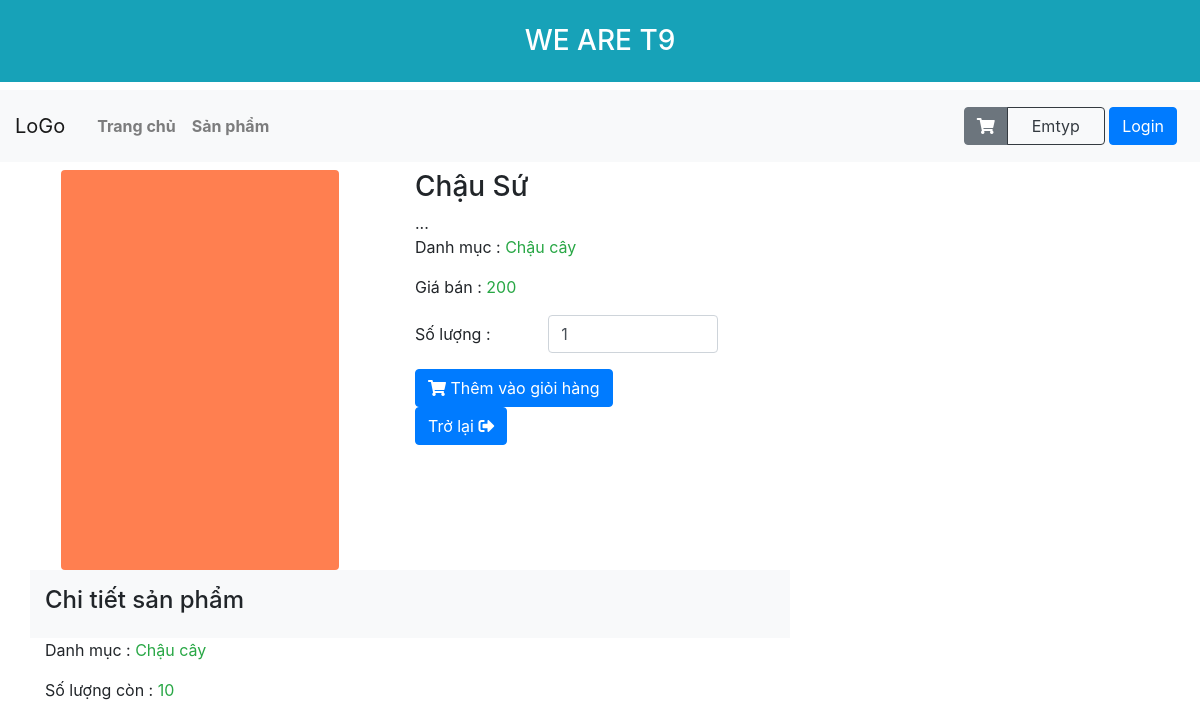
Page /detail.php?proid=SP02 on the committed database.
### tables this page shows
CREATE TABLE `sanpham` (
  `MaSanPham` varchar(15) NOT NULL,
  `TenSanPham` varchar(45) NOT NULL,
  `SoLuong` int(11) NOT NULL,
  `GiaBan` int(11) NOT NULL,
  `MaChungLoaiSP` int(11) NOT NULL
);

CREATE TABLE `chungloaisp` (
  `MaChungLoaiSP` int(11) NOT NULL,
  `TenChungLoaiSP` varchar(30) NOT NULL
);

### class/product.php (called while the page is built, shortened)
<?php
	$filepath = realpath(dirname(__FILE__));
	include_once ($filepath.'/../lib/database.php');
?>
<?php
	class product
	{
		private $db;
		public function __construct()
		{
			$this->db = new Database();
		}
		public function getproductbyId($id)
		{
			$query = "SELECT MaSanPham,TenSanPham,SoLuong,GiaBan,sanpham.MaChungLoaiSP,TenChungLoaiSP FROM sanpham INNER JOIN chungloaisp ON sanpham.MaChungLoaiSP=chungloaisp.MaChungLoaiSP where MaSanPham = '$id' ";
			$result = $this->db->select($query);
			return $result;
		}
	}
 ?>

### lib/database.php (called while the page is built, shortened)
<?php
Class Database extends PDO{
   public $host   = DB_HOST;
   public $user   = DB_USER;
   public $pass   = DB_PASS;
   public $dbname = DB_NAME;
   public $link;
private function connectDB(){
   $this->link = new mysqli($this->host, $this->user, $this->pass,
    $this->dbname);
 }
public function select($query){
  $result = $this->link->query($query) or
   die($this->link->error.__LINE__);
  if($result->num_rows > 0){
    return $result;
  } else {
    return false;
  }
 }
}

### detail.php (the view, shortened to what this page needs)
<?php include('main/header.php') ?>
<?php
if (!isset($_GET['proid']) || $_GET['proid'] == NULL) {
    echo "<h1>File not fourd</h1>";
} else {
    $id = $_GET['proid'];
}
?>
<div class="row mt-2">
    <div class="col-md-4">
        <div class="img-lg rounded mx-auto">
        </div>
    </div>
    <div class="col-md-4">
        <?php $pro = $product->getproductbyId($id);
        if ($pro) {
            while ($rs = $pro->fetch_assoc()) {
        ?>
                <div class="row">
                    <div class="col-sm-12">
                        <h3><?php echo $rs['TenSanPham'] ?></h3>
                    </div>
                </div>
                <div class="row">
                    <div class="col-sm-12">...</div>
                </div>
                <div class="row">
                    <div class="col-sm-12">
                        <p>Danh mục : <span class="text-success"><?php echo $rs['TenChungLoaiSP'] ?></span></p>
                    </div>
                </div>
                <div class="row">
                    <div class="col-sm-12">
                        <p>Giá bán : <span class="text-success"><?php echo $rs['GiaBan'] ?></span></p>
                    </div>
                </div>
                <form method="POST">
                    <div class="form-group row">
                        <label for="input" class="col-sm-4 col-form-label">Số lượng :</label>
                        <?php if ($rs['SoLuong'] == 0) { ?>
                            <div class="col-sm-6">
                                <p class="bg-danger form-control text-white">Hết Hàng</p>
                            </div><?php } else { ?>
                            <div class="col-sm-6">
                                <input type="number" class="form-control" id="input" name="quantity" value="1" min="1" max="<?php echo $rs['SoLuong'] ?>">
                            </div>
                        <?php } ?>
                    </div>
                    <div class="form-group row">
                        <div class="col-sm-10">
                            <button type="submit" name="submit" class="btn btn-primary"><i class="fas fa-shopping-cart"></i> Thêm vào giỏi hàng</button>&nbsp;&nbsp;&nbsp;
                            <button type="button" onclick="Location :javascript:history.back();" class="btn btn-primary">Trở lại <i class="fas fa-sign-out-alt"></i></button>
                        </div>
                    </div>
                </form>
    </div>
</div>
<div class="container-md ">
    <div class="row">
        <div class="col-md-8 py-3 bg-light">
            <h4>Chi tiết sản phẩm</h4>
        </div>
    </div>
    <div class="row">
        <div class="col-sm-12">
            <p>Danh mục : <span class="text-success"><?php echo $rs['TenChungLoaiSP'] ?></span></p>
        </div>
    </div>
    <div class="row">
        <div class="col-sm-12">
            <p>Số lượng còn : <span class="text-success"><?php echo $rs['SoLuong'] ?></span></p>
        </div>
    </div>
</div>
<?php
            }
        }
?>
<?php include('main/footer.php') ?>

### css/layout.css (style rules this page uses)
.img-lg { background-color: coral; height: 50vh; width: 75%; }

### css/basic.css (style rules this page uses)
body { background: #eff; font-family: 'Roboto Mono', monospace; font-size: 14px; color:#333; }

### css/all.css (style rules this page uses)
.fa, .fas, .far, .fal, .fad, .fab { -moz-osx-font-smoothing: grayscale; -webkit-font-smoothing: antialiased; display: inline-block; font-style: normal; font-variant: normal; text-rendering: auto; line-height: 1; }
.fa-shopping-cart:before { content: "\f07a"; }
.fa-sign-out-alt:before { content: "\f2f5"; }

### rows in the picture
sanpham: TenSanPham "Chậu Sứ", MaChungLoaiSP.TenChungLoaiSP "Chậu cây", GiaBan "200", SoLuong "10"
